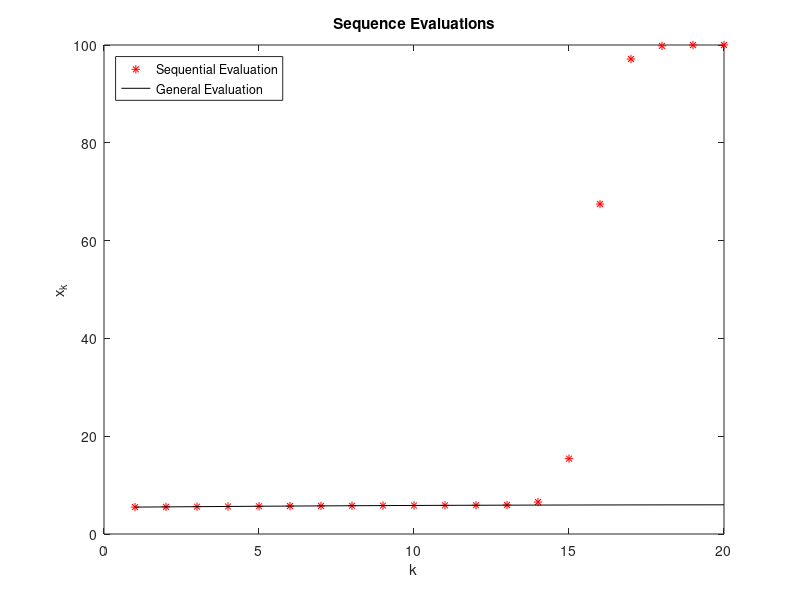

Reproduce this figure in MATLAB.
%%%%%%%%%%%%%%%%%%%%%%%%%%%
% Spring 2018 Math 8610 w/ Xue 
%   Homework 1   
%
% Problem
%   2
%
% Function Dependencies
%   None
%
% Notes
%   None
%
% Author
%   Trevor Squires
%%%%%%%%%%%%%%%%%%%%%%%%%%%

clear
clc
close all;

length = 20;
f = @(k) (6.^(k+1) + 5.^(k+1))./(6.^k + 5.^k);
xk = zeros(1,length);
fk = f(0:length-1);
xk(1) = 11/2;
xk(2) = 61/11;

for i = 2:length-1
    xk(i+1) = 111 - (1130-3000/xk(i-1))/xk(i);
end

plot(1:length, xk,'r*', 1:length, fk, '-k')
title('Sequence Evaluations')
ylabel('x_k')
xlabel('k')
legend('Sequential Evaluation','General Evaluation','location','northwest')

